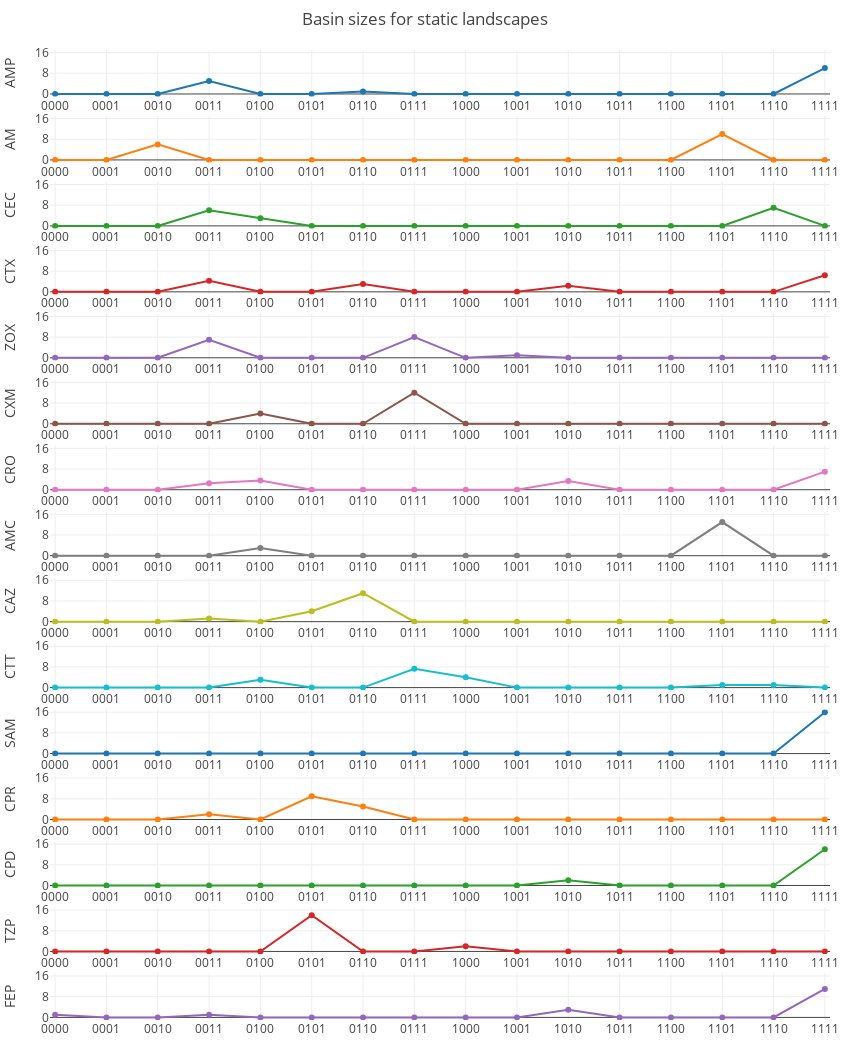

The code cell stored with this chart in its notebook:
### Markdown cell above
# Basin size

For a given genotype, the basin size is the number of other genotypes it can be reached from.

Reachability--One genotype is reachable from another if a simulation run on a starting population consisting entirely of the first genotype results in fixation of the second genotype after 1200 timesteps. (We could define this in other ways; for example, the abundance of the second genotype reaching a certain threshold at some point during the simulation could mean it is reachable.)

Since simulations can have different outcomes, the code above essentially takes an average of the basin size for each genotype after running 10 simulations.

## Basin size for static landscapes

Non-zero basin sizes appear to correspond to the local and global optima that we [found earlier](https://nbviewer.jupyter.org/url/jops.bol.ucla.edu/18-11-01/Oct-31-many-sims-w-switching.ipynb#K=10^9).

### Code cell
data=[]
for name in dataset2.index:
    data.append(go.Scatter(
        y=bs['dataset2'][name],
        name=name
    ))
fig = tools.make_subplots(rows=len(data), cols=1, print_grid=False)
for i, d in enumerate(data, 1):
    fig.append_trace(d, i, 1)
    fig['layout'][f'xaxis{i}'].update(
        ticktext=[format(i, '04b') for i in range(16)],
        tickvals=list(range(16)),
        range=[-0.1,15.1],
        zeroline=False
    )
    fig['layout'][f'yaxis{i}'].update(
        range=[-1,17],
        tickvals=[0,8,16],
        title=d.name,
        showticklabels=True
    )
    
fig['layout'].update(
    height=1050,
    width=850,
    showlegend=False,
    title='Basin sizes for static landscapes',
    margin=go.layout.Margin(r=20,l=50,t=50, b=30)
)
iplot(fig, show_link=False)
pio.write_image(fig, 'report/figx2.png', scale=3)

### Figure 1 — Plotly figure (JSON) as saved in the notebook; plotly's stock layout.template omitted (floating-point values rounded to 4 significant figures)
{"data": [{"name": "AMP", "type": "scatter", "uid": "912533ba-1b5d-11e9-ba1b-8b84a76d037a", "xaxis": "x", "y": [0, 0, 0, 5, 0, 0, 1, 0, 0, 0, 0, 0, 0, 0, 0, 10], "yaxis": "y"}, {"name": "AM", "type": "scatter", "uid": "9125d0fa-1b5d-11e9-94bd-8b84a76d037a", "xaxis": "x2", "y": [0, 0, 6, 0, 0, 0, 0, 0, 0, 0, 0, 0, 0, 10, 0, 0], "yaxis": "y2"}, {"name": "CEC", "type": "scatter", "uid": "9126925e-1b5d-11e9-88f7-8b84a76d037a", "xaxis": "x3", "y": [0, 0, 0, 6, 3, 0, 0, 0, 0, 0, 0, 0, 0, 0, 7, 0], "yaxis": "y3"}, {"name": "CTX", "type": "scatter", "uid": "9127555c-1b5d-11e9-9039-8b84a76d037a", "xaxis": "x4", "y": [0, 0, 0, 4.3, 0, 0, 3, 0, 0, 0, 2.4, 0, 0, 0, 0, 6.4], "yaxis": "y4"}, {"name": "ZOX", "type": "scatter", "uid": "9127f23e-1b5d-11e9-bf34-8b84a76d037a", "xaxis": "x5", "y": [0, 0, 0, 7, 0, 0, 0, 8, 0, 1, 0, 0, 0, 0, 0, 0], "yaxis": "y5"}, {"name": "CXM", "type": "scatter", "uid": "91288e64-1b5d-11e9-942e-8b84a76d037a", "xaxis": "x6", "y": [0, 0, 0, 0, 4, 0, 0, 12, 0, 0, 0, 0, 0, 0, 0, 0], "yaxis": "y6"}, {"name": "CRO", "type": "scatter", "uid": "91294f9a-1b5d-11e9-8f48-8b84a76d037a", "xaxis": "x7", "y": [0, 0, 0, 2.5, 3.6, 0, 0, 0, 0, 0, 3.4, 0, 0, 0, 0, 7], "yaxis": "y7"}, {"name": "AMC", "type": "scatter", "uid": "912a13b4-1b5d-11e9-ae0b-8b84a76d037a", "xaxis": "x8", "y": [0, 0, 0, 0, 3, 0, 0, 0, 0, 0, 0, 0, 0, 13, 0, 0], "yaxis": "y8"}, {"name": "CAZ", "type": "scatter", "uid": "912ad666-1b5d-11e9-b780-8b84a76d037a", "xaxis": "x9", "y": [0, 0, 0, 1.2, 0, 4, 11, 0, 0, 0, 0, 0, 0, 0, 0, 0], "yaxis": "y9"}, {"name": "CTT", "type": "scatter", "uid": "912b723a-1b5d-11e9-ae15-8b84a76d037a", "xaxis": "x10", "y": [0, 0, 0, 0, 3, 0, 0, 7.3, 4, 0, 0, 0, 0, 1, 1, 0], "yaxis": "y10"}, {"name": "SAM", "type": "scatter", "uid": "912c33e2-1b5d-11e9-81f7-8b84a76d037a", "xaxis": "x11", "y": [0, 0, 0, 0, 0, 0, 0, 0, 0, 0, 0, 0, 0, 0, 0, 16], "yaxis": "y11"}, {"name": "CPR", "type": "scatter", "uid": "912cf80a-1b5d-11e9-9259-8b84a76d037a", "xaxis": "x12", "y": [0, 0, 0, 2, 0, 9, 5, 0, 0, 0, 0, 0, 0, 0, 0, 0], "yaxis": "y12"}, {"name": "CPD", "type": "scatter", "uid": "912dbad8-1b5d-11e9-930d-8b84a76d037a", "xaxis": "x13", "y": [0, 0, 0, 0, 0, 0, 0, 0, 0, 0, 2, 0, 0, 0, 0, 14], "yaxis": "y13"}, {"name": "TZP", "type": "scatter", "uid": "912e56a2-1b5d-11e9-9a36-8b84a76d037a", "xaxis": "x14", "y": [0, 0, 0, 0, 0, 14, 0, 0, 2, 0, 0, 0, 0, 0, 0, 0], "yaxis": "y14"}, {"name": "FEP", "type": "scatter", "uid": "912ef122-1b5d-11e9-8152-8b84a76d037a", "xaxis": "x15", "y": [1, 0, 0, 1, 0, 0, 0, 0, 0, 0, 3, 0, 0, 0, 0, 11], "yaxis": "y15"}], "layout": {"height": 1050, "margin": {"b": 30, "l": 50, "r": 20, "t": 50}, "showlegend": false, "title": "Basin sizes for static landscapes", "width": 850, "xaxis": {"anchor": "y", "domain": [0, 1], "range": [-0.1, 15.1], "ticktext": ["0000", "0001", "0010", "0011", "0100", "0101", "0110", "0111", "1000", "1001", "1010", "1011", "1100", "1101", "1110", "1111"], "tickvals": [0, 1, 2, 3, 4, 5, 6, 7, 8, 9, 10, 11, 12, 13, 14, 15], "zeroline": false}, "xaxis10": {"anchor": "y10", "domain": [0, 1], "range": [-0.1, 15.1], "ticktext": ["0000", "0001", "0010", "0011", "0100", "0101", "0110", "0111", "1000", "1001", "1010", "1011", "1100", "1101", "1110", "1111"], "tickvals": [0, 1, 2, 3, 4, 5, 6, 7, 8, 9, 10, 11, 12, 13, 14, 15], "zeroline": false}, "xaxis11": {"anchor": "y11", "domain": [0, 1], "range": [-0.1, 15.1], "ticktext": ["0000", "0001", "0010", "0011", "0100", "0101", "0110", "0111", "1000", "1001", "1010", "1011", "1100", "1101", "1110", "1111"], "tickvals": [0, 1, 2, 3, 4, 5, 6, 7, 8, 9, 10, 11, 12, 13, 14, 15], "zeroline": false}, "xaxis12": {"anchor": "y12", "domain": [0, 1], "range": [-0.1, 15.1], "ticktext": ["0000", "0001", "0010", "0011", "0100", "0101", "0110", "0111", "1000", "1001", "1010", "1011", "1100", "1101", "1110", "1111"], "tickvals": [0, 1, 2, 3, 4, 5, 6, 7, 8, 9, 10, 11, 12, 13, 14, 15], "zeroline": false}, "xaxis13": {"anchor": "y13", "domain": [0, 1], "range": [-0.1, 15.1], "ticktext": ["0000", "0001", "0010", "0011", "0100", "0101", "0110", "0111", "1000", "1001", "1010", "1011", "1100", "1101", "1110", "1111"], "tickvals": [0, 1, 2, 3, 4, 5, 6, 7, 8, 9, 10, 11, 12, 13, 14, 15], "zeroline": false}, "xaxis14": {"anchor": "y14", "domain": [0, 1], "range": [-0.1, 15.1], "ticktext": ["0000", "0001", "0010", "0011", "0100", "0101", "0110", "0111", "1000", "1001", "1010", "1011", "1100", "1101", "1110", "1111"], "tickvals": [0, 1, 2, 3, 4, 5, 6, 7, 8, 9, 10, 11, 12, 13, 14, 15], "zeroline": false}, "xaxis15": {"anchor": "y15", "domain": [0, 1], "range": [-0.1, 15.1], "ticktext": ["0000", "0001", "0010", "0011", "0100", "0101", "0110", "0111", "1000", "1001", "1010", "1011", "1100", "1101", "1110", "1111"], "tickvals": [0, 1, 2, 3, 4, 5, 6, 7, 8, 9, 10, 11, 12, 13, 14, 15], "zeroline": false}, "xaxis2": {"anchor": "y2", "domain": [0, 1], "range": [-0.1, 15.1], "ticktext": ["0000", "0001", "0010", "0011", "0100", "0101", "0110", "0111", "1000", "1001", "1010", "1011", "1100", "1101", "1110", "1111"], "tickvals": [0, 1, 2, 3, 4, 5, 6, 7, 8, 9, 10, 11, 12, 13, 14, 15], "zeroline": false}, "xaxis3": {"anchor": "y3", "domain": [0, 1], "range": [-0.1, 15.1], "ticktext": ["0000", "0001", "0010", "0011", "0100", "0101", "0110", "0111", "1000", "1001", "1010", "1011", "1100", "1101", "1110", "1111"], "tickvals": [0, 1, 2, 3, 4, 5, 6, 7, 8, 9, 10, 11, 12, 13, 14, 15], "zeroline": false}, "xaxis4": {"anchor": "y4", "domain": [0, 1], "range": [-0.1, 15.1], "ticktext": ["0000", "0001", "0010", "0011", "0100", "0101", "0110", "0111", "1000", "1001", "1010", "1011", "1100", "1101", "1110", "1111"], "tickvals": [0, 1, 2, 3, 4, 5, 6, 7, 8, 9, 10, 11, 12, 13, 14, 15], "zeroline": false}, "xaxis5": {"anchor": "y5", "domain": [0, 1], "range": [-0.1, 15.1], "ticktext": ["0000", "0001", "0010", "0011", "0100", "0101", "0110", "0111", "1000", "1001", "1010", "1011", "1100", "1101", "1110", "1111"], "tickvals": [0, 1, 2, 3, 4, 5, 6, 7, 8, 9, 10, 11, 12, 13, 14, 15], "zeroline": false}, "xaxis6": {"anchor": "y6", "domain": [0, 1], "range": [-0.1, 15.1], "ticktext": ["0000", "0001", "0010", "0011", "0100", "0101", "0110", "0111", "1000", "1001", "1010", "1011", "1100", "1101", "1110", "1111"], "tickvals": [0, 1, 2, 3, 4, 5, 6, 7, 8, 9, 10, 11, 12, 13, 14, 15], "zeroline": false}, "xaxis7": {"anchor": "y7", "domain": [0, 1], "range": [-0.1, 15.1], "ticktext": ["0000", "0001", "0010", "0011", "0100", "0101", "0110", "0111", "1000", "1001", "1010", "1011", "1100", "1101", "1110", "1111"], "tickvals": [0, 1, 2, 3, 4, 5, 6, 7, 8, 9, 10, 11, 12, 13, 14, 15], "zeroline": false}, "xaxis8": {"anchor": "y8", "domain": [0, 1], "range": [-0.1, 15.1], "ticktext": ["0000", "0001", "0010", "0011", "0100", "0101", "0110", "0111", "1000", "1001", "1010", "1011", "1100", "1101", "1110", "1111"], "tickvals": [0, 1, 2, 3, 4, 5, 6, 7, 8, 9, 10, 11, 12, 13, 14, 15], "zeroline": false}, "xaxis9": {"anchor": "y9", "domain": [0, 1], "range": [-0.1, 15.1], "ticktext": ["0000", "0001", "0010", "0011", "0100", "0101", "0110", "0111", "1000", "1001", "1010", "1011", "1100", "1101", "1110", "1111"], "tickvals": [0, 1, 2, 3, 4, 5, 6, 7, 8, 9, 10, 11, 12, 13, 14, 15], "zeroline": false}, "yaxis": {"anchor": "x", "domain": [0.952, 1], "range": [-1, 17], "showticklabels": true, "tickvals": [0, 8, 16], "title": "AMP"}, "yaxis10": {"anchor": "x10", "domain": [0.34, 0.388], "range": [-1, 17], "showticklabels": true, "tickvals": [0, 8, 16], "title": "CTT"}, "yaxis11": {"anchor": "x11", "domain": [0.272, 0.32], "range": [-1, 17], "showticklabels": true, "tickvals": [0, 8, 16], "title": "SAM"}, "yaxis12": {"anchor": "x12", "domain": [0.204, 0.252], "range": [-1, 17], "showticklabels": true, "tickvals": [0, 8, 16], "title": "CPR"}, "yaxis13": {"anchor": "x13", "domain": [0.136, 0.184], "range": [-1, 17], "showticklabels": true, "tickvals": [0, 8, 16], "title": "CPD"}, "yaxis14": {"anchor": "x14", "domain": [0.068, 0.116], "range": [-1, 17], "showticklabels": true, "tickvals": [0, 8, 16], "title": "TZP"}, "yaxis15": {"anchor": "x15", "domain": [0, 0.048], "range": [-1, 17], "showticklabels": true, "tickvals": [0, 8, 16], "title": "FEP"}, "yaxis2": {"anchor": "x2", "domain": [0.884, 0.932], "range": [-1, 17], "showticklabels": true, "tickvals": [0, 8, 16], "title": "AM"}, "yaxis3": {"anchor": "x3", "domain": [0.816, 0.864], "range": [-1, 17], "showticklabels": true, "tickvals": [0, 8, 16], "title": "CEC"}, "yaxis4": {"anchor": "x4", "domain": [0.748, 0.796], "range": [-1, 17], "showticklabels": true, "tickvals": [0, 8, 16], "title": "CTX"}, "yaxis5": {"anchor": "x5", "domain": [0.68, 0.728], "range": [-1, 17], "showticklabels": true, "tickvals": [0, 8, 16], "title": "ZOX"}, "yaxis6": {"anchor": "x6", "domain": [0.612, 0.66], "range": [-1, 17], "showticklabels": true, "tickvals": [0, 8, 16], "title": "CXM"}, "yaxis7": {"anchor": "x7", "domain": [0.544, 0.592], "range": [-1, 17], "showticklabels": true, "tickvals": [0, 8, 16], "title": "CRO"}, "yaxis8": {"anchor": "x8", "domain": [0.476, 0.524], "range": [-1, 17], "showticklabels": true, "tickvals": [0, 8, 16], "title": "AMC"}, "yaxis9": {"anchor": "x9", "domain": [0.408, 0.456], "range": [-1, 17], "showticklabels": true, "tickvals": [0, 8, 16], "title": "CAZ"}}}
